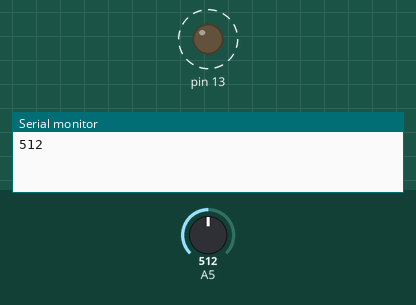
Bench run of a sketch on a simulated Arduino Uno, built with avr-gcc and run on an emulated ATmega328P. On the bench: output pins drawn as LEDs (lit = HIGH), the last lines printed to the serial monitor. Dashed ring = blinking. Inputs (shaded band) come from the test bench; at power-on: A5 = 512.

Above: at 1.8 s.
1.9 s: A5 set to 306
At 2.2 s:
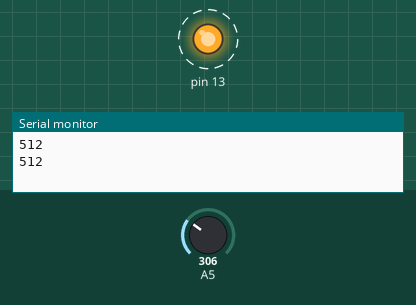
5.4 s: A5 set to 122
At 5.56 s:
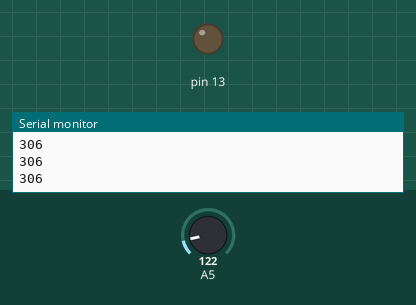
Timing chart, 0 to 14.9 s (numbered marks = the images above; inputs shaded):
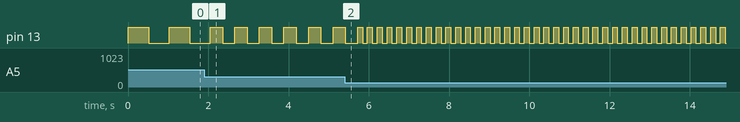

The sketch:

arduino.ino
```cpp
// C++ code
//
// Made By- Suhas C

void setup(){
  pinMode(13,OUTPUT);
  pinMode(A5,INPUT);
  Serial.begin(5000);
}

void loop(){
  int value = analogRead(A5);
  digitalWrite(13, HIGH);
  delay(value);
  digitalWrite(13, LOW);
  delay(value);
  Serial.println(value);
}
```

Measured:
- after the input at 1.9 s, pin 13: alternates HIGH for 0.31 s and LOW for 0.31 s, starting after 0.46 s
- by itself, pin 13: alternates HIGH for 0.51 s and LOW for 0.51 s
